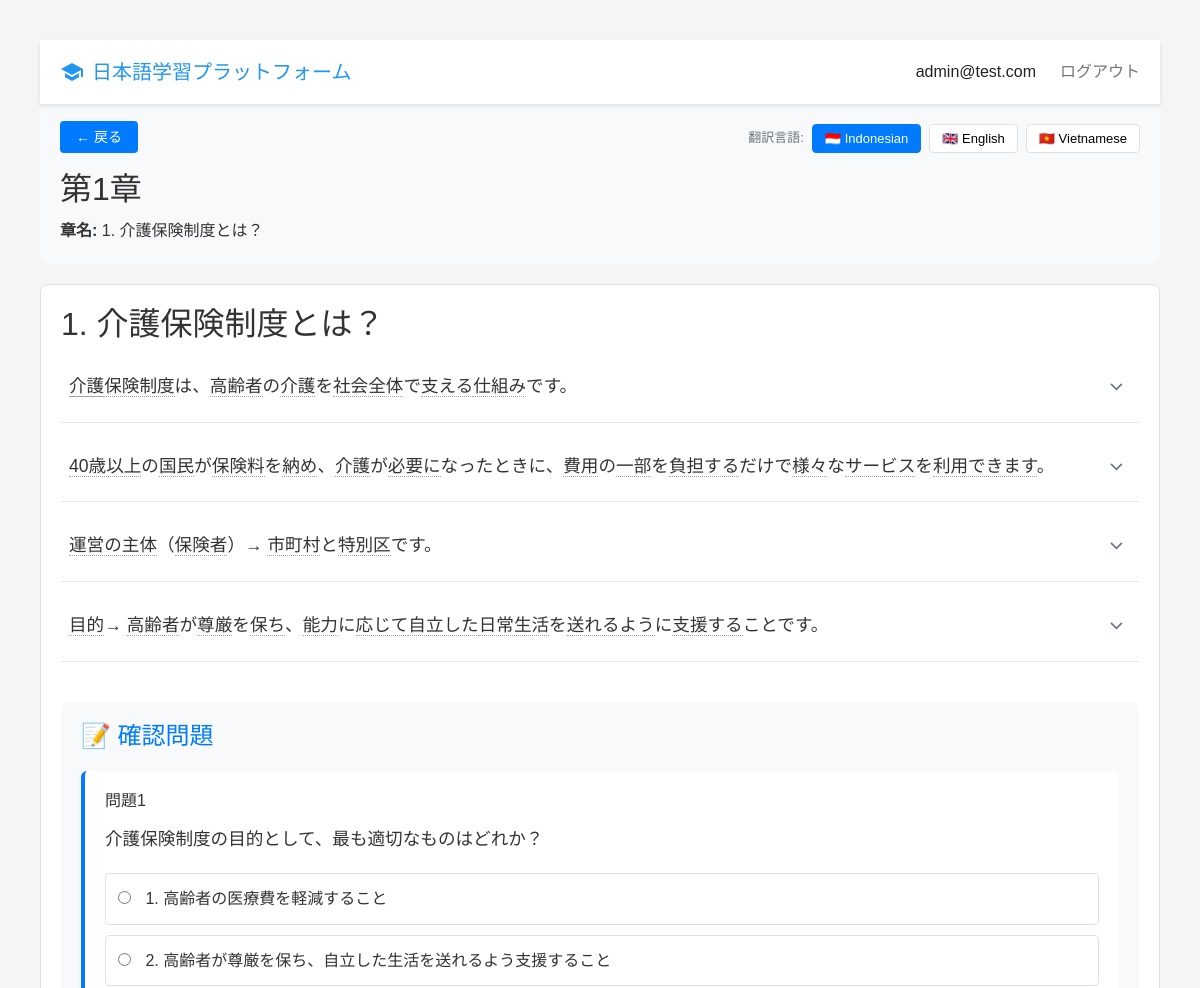
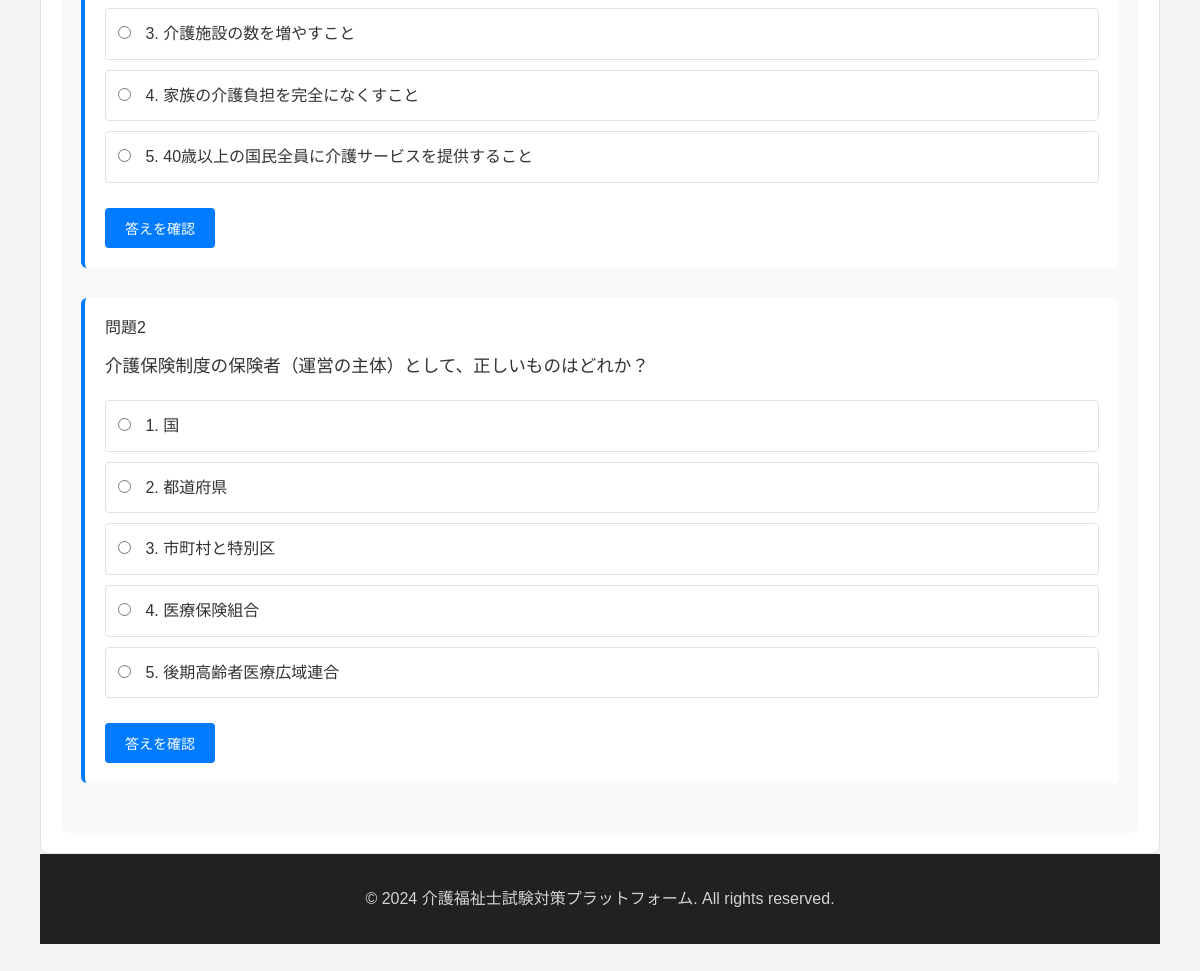
The app's page /chapter-db/1/ (signed in) with its own data (2 pictures, top to bottom).
### apps/users/models.py (models this page shows)
class User(AbstractUser):
    LANGUAGE_CHOICES = [
        ('en', 'English'),
        ('vi', 'Vietnamese'),
        ('zh', 'Chinese'),
        ('ko', 'Korean'),
        ('th', 'Thai'),
        ('id', 'Indonesian'),
        ('my', 'Burmese'),
    ]
    email = models.EmailField(unique=True)
    username = models.CharField(max_length=150, blank=True, null=True)
    native_language = models.CharField(max_length=2, choices=LANGUAGE_CHOICES, default='id')
    is_premium = models.BooleanField(default=False)
    subscription_end_date = models.DateTimeField(null=True, blank=True)
    stripe_customer_id = models.CharField(max_length=255, blank=True)
    created_at = models.DateTimeField(auto_now_add=True)
    updated_at = models.DateTimeField(auto_now=True)
    USERNAME_FIELD = 'email'
    REQUIRED_FIELDS = []
    class Meta:
        db_table = 'users'
        verbose_name = 'User'
        verbose_name_plural = 'Users'

### apps/learning/models.py (models this page shows, shortened)
class Chapter(models.Model):
    item = models.ForeignKey(SubjectItem, on_delete=models.CASCADE, related_name='chapters')
    name = models.CharField(max_length=200)
    description = models.TextField(blank=True)
    translations = models.JSONField(default=dict, blank=True)
    order = models.IntegerField(default=0)
    is_active = models.BooleanField(default=True)
    created_at = models.DateTimeField(auto_now_add=True)
    updated_at = models.DateTimeField(auto_now=True)
    class Meta:
        db_table = 'chapters'
        ordering = ['order', 'name']

class Page(models.Model):
    chapter = models.ForeignKey(Chapter, on_delete=models.CASCADE, related_name='pages')
    name = models.CharField(max_length=200)
    description = models.TextField(blank=True)
    order = models.IntegerField(default=0)
    is_active = models.BooleanField(default=True)
    created_at = models.DateTimeField(auto_now_add=True)
    updated_at = models.DateTimeField(auto_now=True)
    class Meta:
        db_table = 'pages'
        ordering = ['order', 'name']
        verbose_name = '科目学習ー内容'
        verbose_name_plural = '科目学習ー内容'

class TextBlock(models.Model):
    page = models.ForeignKey(Page, on_delete=models.CASCADE, related_name='text_blocks')
    japanese_text = models.TextField(help_text='Japanese text content')
    indonesian_translation = models.TextField(help_text='Full Indonesian translation')
    translations = models.JSONField(
        default=dict,
        blank=True,
        help_text='Additional translations: {"en": "English text", "vi": "Vietnamese text"}'
    )
    order = models.IntegerField(default=0)
    created_at = models.DateTimeField(auto_now_add=True)
    updated_at = models.DateTimeField(auto_now=True)
    class Meta:
        db_table = 'text_blocks'
        ordering = ['page', 'order']

class QuizQuestion(models.Model):
    page = models.ForeignKey(Page, on_delete=models.CASCADE, related_name='quiz_questions')
    question_number = models.IntegerField()
    question_text = models.TextField(help_text='Question text in Japanese')
    order = models.IntegerField(default=0)
    created_at = models.DateTimeField(auto_now_add=True)
    updated_at = models.DateTimeField(auto_now=True)
    class Meta:
        db_table = 'quiz_questions'
        ordering = ['page', 'order', 'question_number']

class QuizOption(models.Model):
    question = models.ForeignKey(QuizQuestion, on_delete=models.CASCADE, related_name='options')
    option_number = models.IntegerField()
    option_text = models.TextField()
    is_correct = models.BooleanField(default=False)
    explanation_japanese = models.TextField(help_text='Explanation in Japanese')
    explanation_indonesian = models.TextField(help_text='Explanation in Indonesian')
    translations = models.JSONField(
        default=dict,
        blank=True,
        help_text='Additional explanations: {"en": "English explanation", "vi": "Vietnamese explanation"}'
    )
    created_at = models.DateTimeField(auto_now_add=True)
    updated_at = models.DateTimeField(auto_now=True)
    class Meta:
        db_table = 'quiz_options'
        ordering = ['question', 'option_number']
        unique_together = ['question', 'option_number']

### apps/web/views.py (the view)
# urls.py: path('chapter-db/<int:page_id>/', views.chapter_page_view, name='chapter_page'),
@login_required
def chapter_page_view(request, page_id):
    from apps.learning.models import Page, TextBlock, QuizQuestion
    from django.shortcuts import get_object_or_404
    page = get_object_or_404(Page, id=page_id)
    text_blocks = page.text_blocks.all().prefetch_related('vocabulary')
    quiz_questions = page.quiz_questions.all().prefetch_related('options')
    user_language = request.GET.get('lang')
    if not user_language:
        user_language = request.user.native_language if request.user.is_authenticated else 'id'
    context = {
        'page': page,
        'text_blocks': text_blocks,
        'quiz_questions': quiz_questions,
        'chapter': page.chapter,
        'item': page.chapter.item,
        'subject': page.chapter.item.subject,
        'user_language': user_language,
    }
    return render(request, 'subjects/chapter_page.html', context)

### apps/learning/templatetags/translation_helpers.py (called while the page is built)
@register.simple_tag
def translate_text(translations_dict, language_code, fallback=''):
    if not translations_dict:
        return fallback
    translation = translations_dict.get(language_code)
    if translation:
        return translation
    indonesian = translations_dict.get('id')
    if indonesian:
        return indonesian
    return fallback

### templates/subjects/chapter_page.html (shortened to what this page needs)
{% extends 'base.html' %}
{% load static %}
{% load translation_helpers %}
{% block extra_head %}
    <link rel="stylesheet" href="https://cdnjs.cloudflare.com/ajax/libs/font-awesome/6.4.0/css/all.min.css">
{% endblock %}
{% block content %}
    <div class="header">
        <div class="language-selector">
            <span style="font-size: 13px; color: #6c757d;">翻訳言語:</span>
            <button class="language-btn {% if user_language == 'id' %}active{% endif %}" data-lang="id">🇮🇩 Indonesian</button>
            <button class="language-btn {% if user_language == 'en' %}active{% endif %}" data-lang="en">🇬🇧 English</button>
            <button class="language-btn {% if user_language == 'vi' %}active{% endif %}" data-lang="vi">🇻🇳 Vietnamese</button>
        </div>
        <a href="{% url 'subject_detail' subject.name %}" class="back-btn">← 戻る</a>
        <h1 class="chapter-title">{{ chapter.name }}</h1>
        <p><strong>章名:</strong> {{ page.name }}</p>
    </div>
    <div class="content">
        <h2>{{ page.name }}</h2>
        <div class="text-content">
            {% for text_block in text_blocks %}
            <div class="text-block" data-japanese="{{ text_block.japanese_text }}" data-vocab="{{ text_block.vocabulary.all|length }}">
                <div class="text-container">
                    <p class="japanese-text-container" id="text-{{ text_block.id }}" style="flex-grow: 1; padding-right: 1rem;">
                    </p>
                    <button class="translation-toggle" title="全文翻訳">
                        <i class="fa-solid fa-chevron-down"></i>
                    </button>
                </div>
            </div>
            {% endfor %}
            {% if quiz_questions %}
            <div class="quiz-section">
                <h3 style="color: #007bff; margin-bottom: 20px;">📝 確認問題</h3>
                {% for question in quiz_questions %}
                <div class="quiz-question">
                    <h4 style="color: #333; margin-bottom: 15px;">問題{{ question.question_number }}</h4>
                    <p style="font-size: 1.1rem; line-height: 1.6; margin-bottom: 20px;">
                        {{ question.question_text }}
                    </p>
                    <div class="quiz-options">
                        {% for option in question.options.all %}
                        <div class="option{% if option.is_correct %} correct-answer{% endif %}" data-question="{{ question.question_number }}" data-option="{{ option.option_number }}">
                            <label style="cursor: pointer; width: 100%; display: block;">
                                <input type="radio" name="question{{ question.question_number }}" value="{{ option.option_number }}" style="margin-right: 10px;">
                                {{ option.option_number }}. {{ option.option_text }}
                            </label>
                        </div>
                        {% endfor %}
                    </div>
                    <button class="check-answer-btn" onclick="checkAnswer({{ question.question_number }})">答えを確認</button>
                </div>
                {% endfor %}
            </div>
            {% endif %}
        </div>
    </div>
{% endblock %}

### templates/base.html (shortened to what this page needs)
<!DOCTYPE html>
<html lang="ja">
<head>
    {% load static %}
    <link rel="stylesheet" href="{% static 'css/style.css' %}">
    {% block extra_head %}{% endblock %}
</head>
<body>
    {% block header %}
    {% if user.is_authenticated %}
    <nav class="navbar">
        <div class="nav-container">
            <a href="{% url 'dashboard' %}" class="nav-brand">
                <span class="material-icons">school</span>
                日本語学習プラットフォーム
            </a>
            <div class="nav-menu">
                <span class="nav-user">{{ user.email }}</span>
                <a href="{% url 'logout' %}" class="nav-link">ログアウト</a>
            </div>
        </div>
    </nav>
    {% endif %}
    {% endblock %}
    <main>
        {% block content %}{% endblock %}
    </main>
    <footer class="footer">
        <div class="container">
            <p>&copy; 2024 介護福祉士試験対策プラットフォーム. All rights reserved.</p>
        </div>
    </footer>
</body>
</html>

### static/css/style.css (style rules this page uses)
* { margin: 0; padding: 0; box-sizing: border-box; }
:root { --primary-color: #2196F3; --primary-dark: #1976D2; --secondary-color: #4CAF50; --danger-color: #F44336; --warning-color: #FF9800; --text-primary: #212121; --text-secondary: #757575; --bg-primary: #FFFFFF; --bg-secondary: #F5F5F5; --border-color: #E0E0E0; --shadow-sm: 0 2px 4px rgba(0,0,0,0.1); --shadow-md: 0 4px 8px rgba(0,0,0,0.15); --shadow-lg: 0 8px 16px rgba(0,0,0,0.2); }
body { font-family: 'Noto Sans JP', sans-serif; background-color: var(--bg-secondary); color: var(--text-primary); line-height: 1.6; min-height: 100vh; display: flex; flex-direction: column; }
main { flex: 1; }
.container { max-width: 1200px; margin: 0 auto; padding: 0 20px; }
h1, h2, h3, h4, h5, h6 { font-weight: 500; line-height: 1.2; margin-bottom: 1rem; }
h1 { font-size: 2.5rem; }
h2 { font-size: 2rem; }
h3 { font-size: 1.5rem; }
.navbar { background: white; box-shadow: var(--shadow-sm); padding: 1rem 0; position: sticky; top: 0; z-index: 100; }
.nav-container { max-width: 1200px; margin: 0 auto; padding: 0 20px; display: flex; justify-content: space-between; align-items: center; }
.nav-brand { display: flex; align-items: center; gap: 0.5rem; font-size: 1.25rem; font-weight: 500; color: var(--primary-color); text-decoration: none; }
.nav-menu { display: flex; align-items: center; gap: 1.5rem; }
.nav-link { color: var(--text-secondary); text-decoration: none; transition: color 0.3s ease; }
.nav-user { color: var(--text-primary); font-weight: 500; }
.footer { background: var(--text-primary); color: white; padding: 2rem 0; margin-top: auto; }
.footer .container { text-align: center; }
.footer p { margin: 0; opacity: 0.8; }

### templates/subjects/chapter_page.html (style rules this page uses)
body { font-family: 'Helvetica', Arial, sans-serif; margin: 40px; line-height: 1.6; color: #333; }
.header { background: #f8f9fa; padding: 20px; border-radius: 8px; margin-bottom: 20px; }
.back-btn { background: #007bff; color: white; padding: 8px 16px; text-decoration: none; border-radius: 4px; font-size: 14px; }
.language-selector { float: right; display: flex; gap: 8px; align-items: center; }
.language-btn { padding: 6px 12px; border: 1px solid #dee2e6; background: white; border-radius: 4px; cursor: pointer; font-size: 13px; transition: all 0.2s; }
.language-btn.active { background: #007bff; color: white; border-color: #007bff; }
.chapter-title { font-size: 2rem; margin: 20px 0 10px 0; }
.content { background: white; padding: 20px; border: 1px solid #dee2e6; border-radius: 8px; }
.text-block { padding-bottom: 0.5rem; border-bottom: 1px solid #e5e7eb; margin-bottom: 1rem; }
.japanese-text-container { line-height: 2.2; font-size: 1.1rem; }
.translation-toggle { background: none; border: none; color: #6b7280; padding: 8px; border-radius: 6px; cursor: pointer; transition: all 0.2s ease; }
.translation-toggle i { transition: all 0.3s ease; }
.text-container { display: flex; justify-content: space-between; align-items: center; padding: 8px; border-radius: 6px; }
.quiz-section { margin-top: 40px; padding: 20px; background-color: #f8f9fa; border-radius: 8px; }
.quiz-question { margin-bottom: 30px; padding: 20px; background: white; border-radius: 6px; border-left: 4px solid #007bff; }
.quiz-options .option { margin-bottom: 10px; padding: 12px; border: 1px solid #dee2e6; border-radius: 4px; cursor: pointer; transition: background-color 0.2s; }
.check-answer-btn { margin-top: 15px; padding: 10px 20px; background-color: #007bff; color: white; border: none; border-radius: 4px; cursor: pointer; font-size: 14px; }

### records on screen
User: email "admin@test.com"
Chapter: name "第1章"
Page: name "1. 介護保険制度とは？"
QuizQuestion: question_number "1", question_text "介護保険制度の目的として、最も適切なものはどれか？"
QuizOption: option_number "1", option_text "高齢者の医療費を軽減すること"
QuizOption: option_number "2", option_text "高齢者が尊厳を保ち、自立した生活を送れるよう支援すること"
QuizOption: option_number "3", option_text "介護施設の数を増やすこと"
QuizOption: option_number "4", option_text "家族の介護負担を完全になくすこと"
QuizOption: option_number "5", option_text "40歳以上の国民全員に介護サービスを提供すること"
QuizQuestion: question_number "2", question_text "介護保険制度の保険者（運営の主体）として、正しいものはどれか？"
QuizOption: option_number "1", option_text "国"
QuizOption: option_number "2", option_text "都道府県"
QuizOption: option_number "3", option_text "市町村と特別区"
QuizOption: option_number "4", option_text "医療保険組合"
QuizOption: option_number "5", option_text "後期高齢者医療広域連合"
